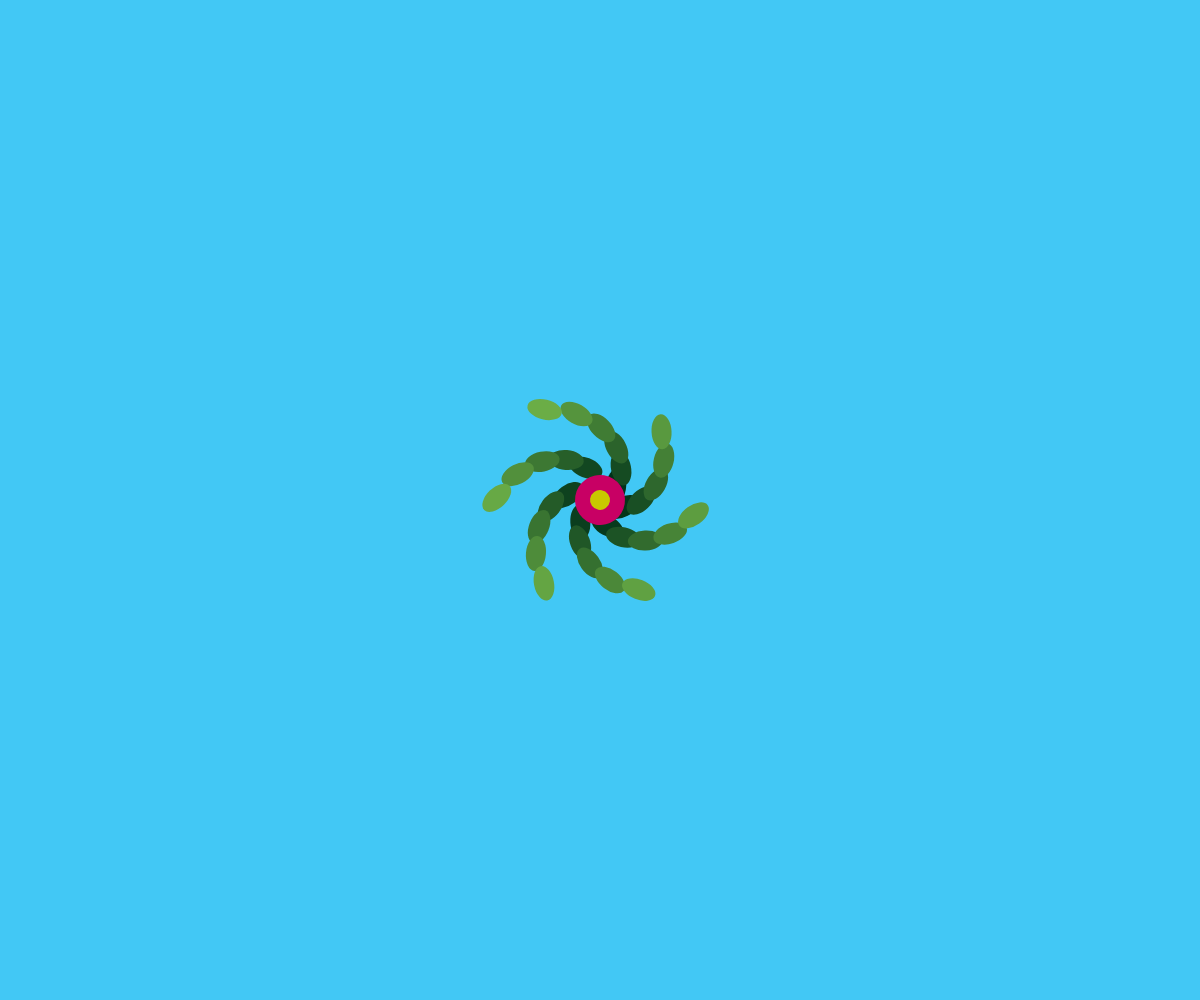
Frame 1 (no input)
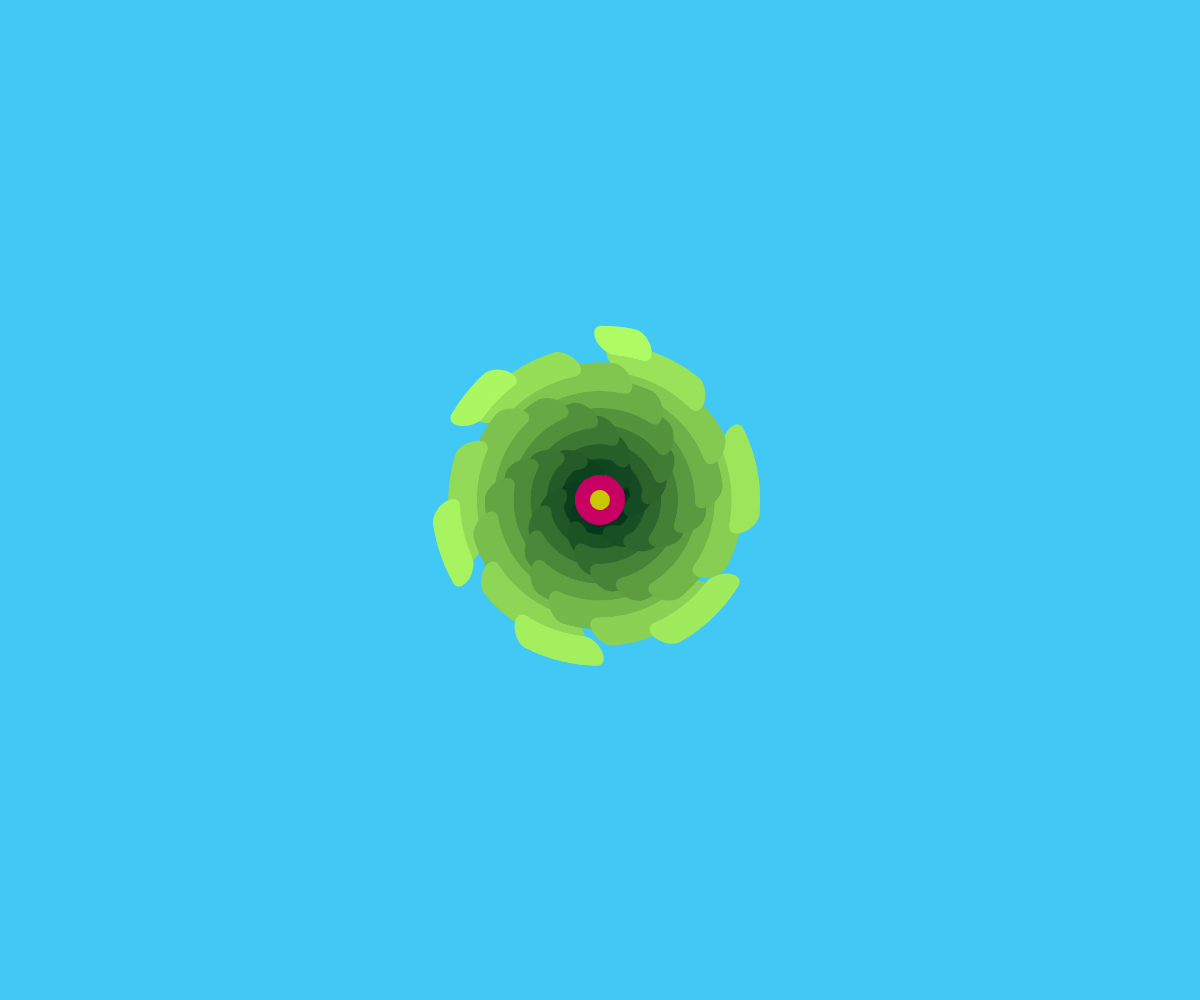
Frame 60 (no input)
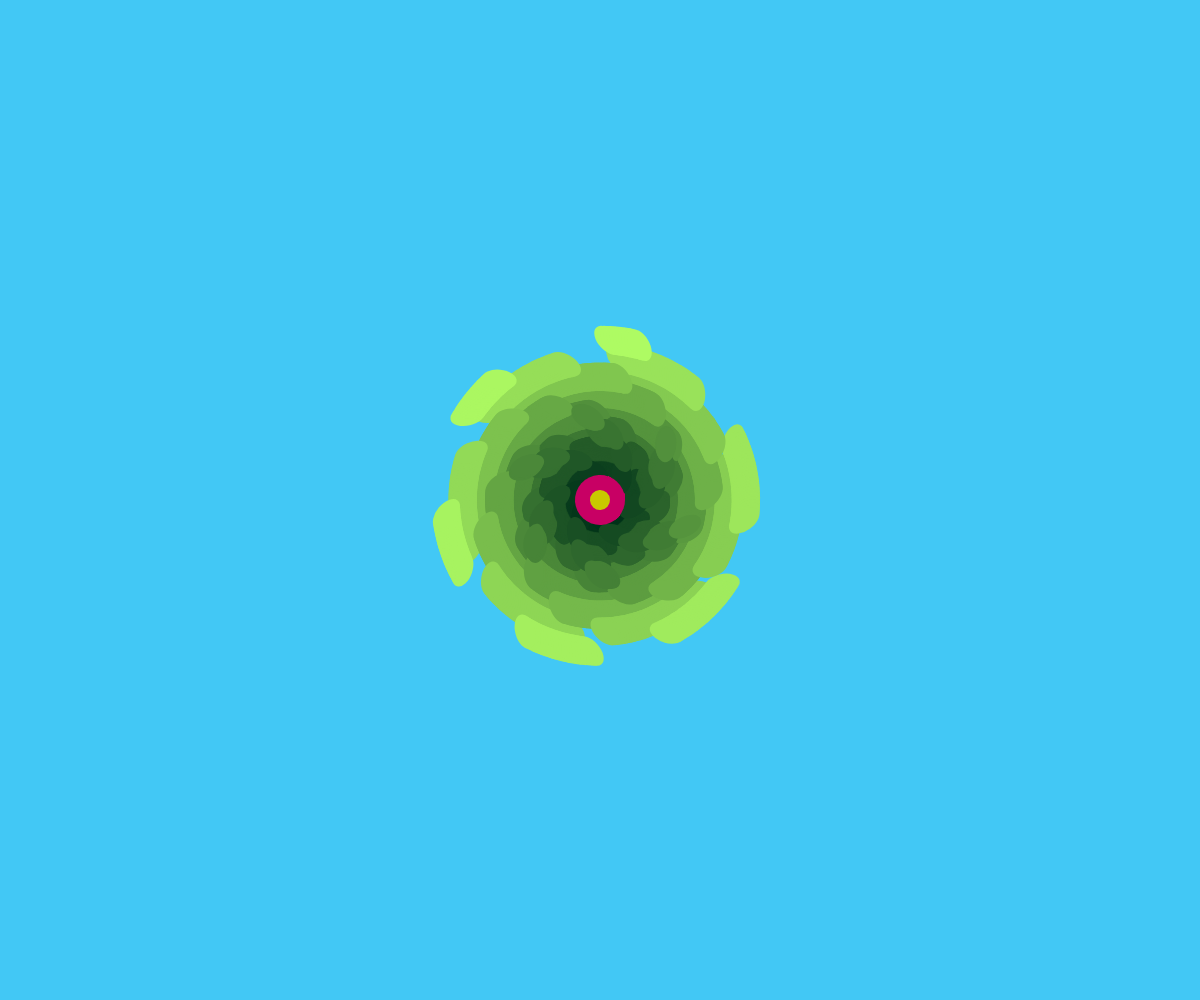
Frame 120 (the mouse pressed at the canvas centre since frame 60)

The p5.js sketch that drew these frames (run headless with seeded random() and noise() and a simulated clock; from frame 60 on, the mouse is pressed at the canvas centre):

// p5.js sketch
// ── sketch.js
//https://editor.p5js.org/chriswmartin/sketches/A6mepO9id

function setup() {
  createCanvas(windowWidth, windowHeight);

  background(66, 200, 245);
}

function drawFlower() {
  noStroke();

  var numberOfPetals = map(sin(frameCount / 20), -1, 1, 10, 50);
  let colorChangeAmount = 0.0;

  for (var i = 0; i < numberOfPetals; i++) {
    let startColor = color(0, 50, 25);
    let endColor = color(178, 255, 100);
    let lerpedColor = lerpColor(startColor, endColor, colorChangeAmount);

    push();
    translate(0, 0);
    let rotation = atan2(height / 2 + 10, width / 2);
    rotate(rotation + i);

    fill(lerpedColor);
    ellipse(15 + i * 2, 15 + i * 2, 35, 20);
    pop();

    colorChangeAmount += 0.02;
  }

  fill(200, 0, 100);
  ellipse(0, 0, 50, 50);

  fill(200, 200, 0);
  ellipse(0, 0, 20, 20);
}

function draw() {
  var rotationAmount = map(sin(frameCount / 10000), -1, 1, 0, 360);

  translate(windowWidth / 2, windowHeight / 2);
  rotate(rotationAmount);
  drawFlower();
}

function windowResized() {
  resizeCanvas(windowWidth, windowHeight);
  background(66, 200, 245);
}
